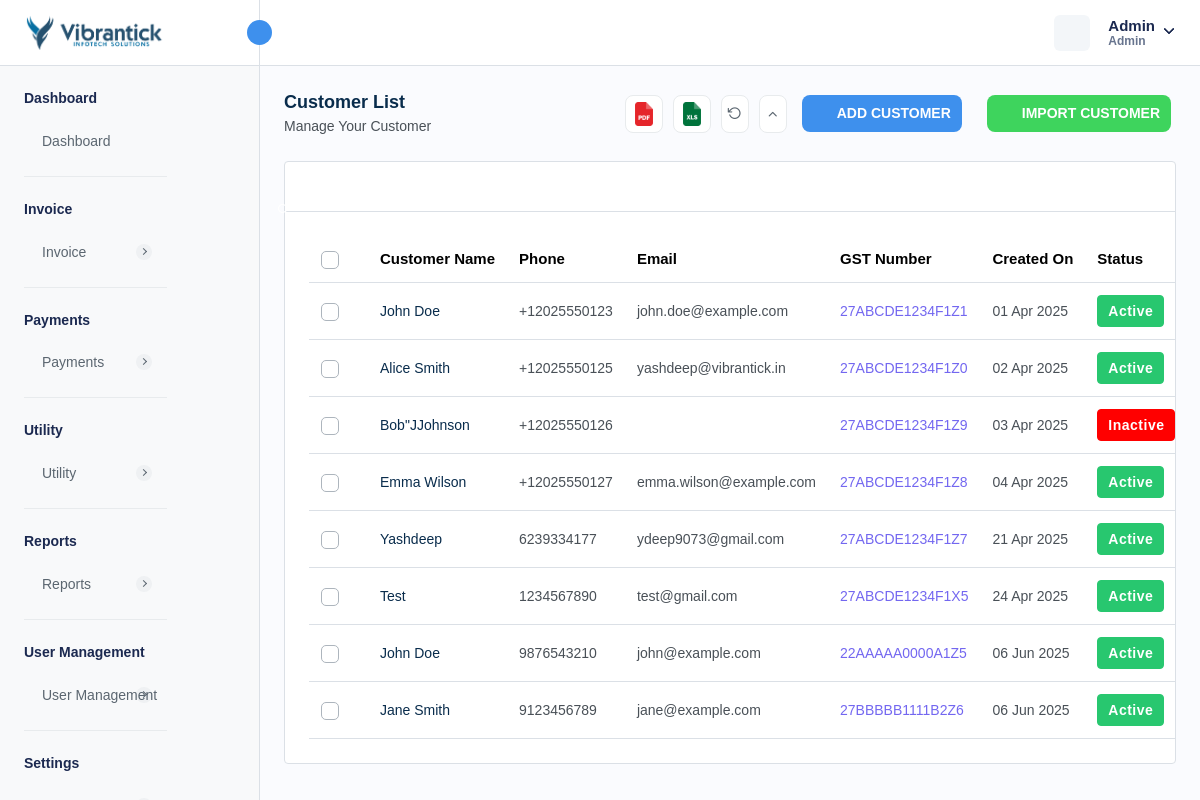
Page /customer-details.php (signed in) on the committed database.
### tables this page shows
CREATE TABLE `company_settings` (
  `company_id` int NOT NULL AUTO_INCREMENT,
  `company_name` varchar(255) DEFAULT NULL,
  `company_email` varchar(255) DEFAULT NULL,
  `company_phone` varchar(20) DEFAULT NULL,
  `company_website` varchar(255) DEFAULT NULL,
  `company_logo` varchar(255) DEFAULT NULL,
  `favicon` varchar(255) DEFAULT NULL,
  `address` text,
  `country` varchar(100) DEFAULT NULL,
  `state` varchar(100) DEFAULT NULL,
  `city` varchar(100) DEFAULT NULL,
  `postal_code` varchar(20) DEFAULT NULL,
  `created_at` timestamp NULL DEFAULT CURRENT_TIMESTAMP,
  `updated_at` timestamp NULL DEFAULT CURRENT_TIMESTAMP ON UPDATE CURRENT_TIMESTAMP,
  PRIMARY KEY (`company_id`)
);

CREATE TABLE `customer` (
  `customer_id` int NOT NULL AUTO_INCREMENT,
  `customer_name` varchar(255) NOT NULL,
  `customer_phone` varchar(15) DEFAULT NULL,
  `customer_email` varchar(255) DEFAULT NULL,
  `customer_address` text,
  `ship_name` varchar(255) DEFAULT NULL,
  `ship_phone` varchar(15) DEFAULT NULL,
  `ship_email` varchar(255) DEFAULT NULL,
  `ship_address` text,
  `isActive` int DEFAULT '1',
  `created_at` timestamp NULL DEFAULT CURRENT_TIMESTAMP,
  `updated_at` timestamp NULL DEFAULT NULL ON UPDATE CURRENT_TIMESTAMP,
  `customer_state` varchar(45) DEFAULT NULL,
  `customer_city` int DEFAULT NULL,
  `gst_number` varchar(45) DEFAULT NULL,
  PRIMARY KEY (`customer_id`),
  UNIQUE KEY `customer_phone_UNIQUE` (`customer_phone`),
  UNIQUE KEY `customer_email_UNIQUE` (`customer_email`),
  UNIQUE KEY `gst_number_UNIQUE` (`gst_number`)
);

### customer-details.php (the view, shortened to what this page needs)
<?php
require "./database/config.php";
try {
    $stmtFetch = $db->prepare("SELECT * FROM customer");
    $stmtFetch->execute();
    $customers = $stmtFetch->get_result();
    $stmtFetchCompanySettings = $db->prepare("SELECT * FROM company_settings");
    $stmtFetchCompanySettings->execute();
    $companySettings = $stmtFetchCompanySettings->get_result()->fetch_array(MYSQLI_ASSOC);
} catch (Exception $e) {
    $_SESSION['error'] = $e;
}
?>
<!DOCTYPE html>
<html lang="en">
<head>
    <link rel="stylesheet" href="assets/css/bootstrap.min.css">
    <link rel="stylesheet" href="assets/css/bootstrap-datetimepicker.min.css">
    <link rel="stylesheet" href="assets/css/animate.css">
    <link rel="stylesheet" href="assets/css/feather.css">
    <link rel="stylesheet" href="assets/plugins/select2/css/select2.min.css">
    <link rel="stylesheet" href="assets/plugins/summernote/summernote-bs4.min.css">
    <link rel="stylesheet" href="assets/plugins/bootstrap-tagsinput/bootstrap-tagsinput.css">
    <link rel="stylesheet" href="assets/css/dataTables.bootstrap5.min.css">
    <link rel="stylesheet" href="assets/plugins/fontawesome/css/fontawesome.min.css">
    <link rel="stylesheet" href="assets/plugins/fontawesome/css/all.min.css">
    <link rel="stylesheet" href="assets/css/style.css">
    <link rel="stylesheet" href="https://cdn.jsdelivr.net/npm/notyf@3/notyf.min.css" />
    <link rel="stylesheet" href="https://cdn.jsdelivr.net/npm/intl-tel-input@25.3.1/build/css/intlTelInput.css">
</head>
<body>
    <div class="main-wrapper">
        <div class="header">
            <?php require_once("header.php"); ?>
        </div>
        <div class="sidebar" id="sidebar">
            <?php require_once("sidebar.php"); ?>
        </div>
        <div class="page-wrapper">
            <div class="content">
                <div class="page-header">
                    <div class="add-item d-flex">
                        <div class="page-title">
                            <h4>Customer List</h4>
                            <h6>Manage Your Customer</h6>
                        </div>
                    </div>
                    <ul class="table-top-head">
                        <li>
                            <a data-bs-toggle="tooltip" data-bs-placement="top" title="Pdf"><img
                                    src="assets/img/icons/pdf.svg" alt="img"></a>
                        </li>
                        <li>
                            <a data-bs-toggle="tooltip" data-bs-placement="top" title="Excel"><img
                                    src="assets/img/icons/excel.svg" alt="img"></a>
                        </li>
                        <li>
                            <a href="" data-bs-toggle="tooltip" data-bs-placement="top" title="Refresh"><i
                                    data-feather="rotate-ccw" class="feather-rotate-ccw"></i></a>
                        </li>
                        <li>
                            <a data-bs-toggle="tooltip" data-bs-placement="top" title="Collapse" id="collapse-header"><i
                                    data-feather="chevron-up" class="feather-chevron-up"></i></a>
                        </li>
                    </ul>
                    <div class="page-btn">
                        <a href="#" class="btn btn-added" data-bs-toggle="modal" data-bs-target="#add-units"><i
                                data-feather="plus-circle" class="me-2"></i>Add Customer</a>
                    </div>
                    <div class="page-btn import">
                        <a href="javascript:void(0);" class="btn btn-added color" data-bs-toggle="modal"
                            data-bs-target="#view-notes"><i data-feather="download" class="me-2"></i>Import Customer</a>
                    </div>
                </div>
                <div class="card table-list-card">
                    <div class="card-body">
                        <div class="table-top">
                            <div class="search-set">
                                <div class="search-input">
                                    <a href="" class="btn btn-searchset"><i data-feather="search"
                                            class="feather-search"></i></a>
                                </div>
                            </div>
                        </div>
                        <div class="table-responsive">
                            <table class="table datanew">
                                <thead>
                                    <tr>
                                        <th class="no-sort">
                                            <label class="checkboxs">
                                                <span class="checkmarks"></span>
                                            </label>
                                        </th>
                                        <th>Customer Name</th>
                                        <th>Phone</th>
                                        <th>Email</th>
                                        <th>GST Number</th>
                                        <th>Created On</th>
                                        <th>Status</th>
                                    </tr>
                                </thead>
                                <tbody>
                                    <?php foreach ($customers->fetch_all(MYSQLI_ASSOC) as $customer) { ?>
                                        <tr>
                                            <td>
                                                <label class="checkboxs">
                                                    <span class="checkmarks"></span>
                                                </label>
                                            </td>
                                            <td>
                                                <div class="userimgname">
                                                    <div>
                                                        <a
                                                            href="javascript:void(0);"><?php echo $customer['customer_name'] ?></a>
                                                    </div>
                                                </div>
                                            </td>
                                            <td><?php echo $customer['customer_phone'] ?></td>
                                            <td>
                                                <?php echo $customer['customer_email'] ?>
                                            </td>
                                            <td class="ref-number"><?php echo $customer['gst_number'] ?></td>
                                            <td><?php $date = new DateTime($customer['created_at']);
                                            echo $date->format('d M Y') ?>
                                            </td>
                                            <td>
                                                <?php if ($customer['isActive'] == 1) { ?>
                                                    <span class="badge badge-lg bg-success">Active</span>
                                                <?php } else { ?>
                                                    <span class="badge badge-lg bg-danger">Inactive</span>
                                                <?php } ?>
                                            </td>
                                        </tr>
                                    <?php } ?>
                                </tbody>
                            </table>
                        </div>
                    </div>
                </div>
            </div>
        </div>
    </div>
</body>
</html>

### header.php (shortened to what this page needs)
<div class="header">
    <div class="header-left active">
        <a href="admin-dashboard.php" class="logo logo-normal">
            <img src="<?= isset($companySettings['company_logo']) ? $companySettings['company_logo'] : "assets/img/logo/vis-logo.png" ?>" alt="" />
        </a>
        <a id="toggle_btn" href="javascript:void(0);">
            <i data-feather="chevrons-left" class="feather-16"></i>
        </a>
    </div>
    <ul class="nav user-menu">
        <li class="nav-item nav-item-box">
            <a href="javascript:void(0);" id="btnFullscreen">
            </a>
        </li>
        <li class="nav-item dropdown has-arrow main-drop">
            <a href="javascript:void(0);" class="dropdown-toggle nav-link userset" data-bs-toggle="dropdown">
                <span class="user-info">
                    <span class="user-detail">
                        <span
                            class="user-name"><?php echo isset($_SESSION['admin_name']) ? $_SESSION['admin_name'] : "Vibrantick" ?></span>
                        <span class="user-role"><?php echo isset($_SESSION['admin_role']) ? $_SESSION['admin_role'] : "Admin"  ?></span>
                    </span>
                </span>
            </a>
        </li>
    </ul>
</div>

### assets/css/feather.css (style rules this page uses)
[class^=feather-],[class*=" feather-"] { font-family:feather!important;speak:none;font-style:normal;font-weight:400;font-variant:normal;text-transform:none;line-height:1;-webkit-font-smoothing:antialiased;-moz-osx-font-smoothing:grayscale }
.feather-chevron-up:before { content:"\e931" }
.feather-rotate-ccw:before { content:"\e9bc" }
.feather-search:before { content:"\e9c1" }

### rows in the picture
company_settings: company_logo (picture)
customer: customer_name "John Doe", customer_phone "+12025550123", customer_email "john.doe@example.com", gst_number "27ABCDE1234F1Z1", created_at "01 Apr 2025", isActive "Active"
customer: customer_name "Alice Smith", customer_phone "+12025550125", customer_email "yashdeep@vibrantick.in", gst_number "27ABCDE1234F1Z0", created_at "02 Apr 2025", isActive "Active"
customer: customer_name "Bob\"JJohnson", customer_phone "+12025550126", gst_number "27ABCDE1234F1Z9", created_at "03 Apr 2025", isActive "Inactive"
customer: customer_name "Emma Wilson", customer_phone "+12025550127", customer_email "emma.wilson@example.com", gst_number "27ABCDE1234F1Z8", created_at "04 Apr 2025", isActive "Active"
customer: customer_name "Yashdeep", customer_phone "6239334177", customer_email "ydeep9073@gmail.com", gst_number "27ABCDE1234F1Z7", created_at "21 Apr 2025", isActive "Active"
customer: customer_name "Test", customer_phone "1234567890", customer_email "test@gmail.com", gst_number "27ABCDE1234F1X5", created_at "24 Apr 2025", isActive "Active"
customer: customer_name "John Doe", customer_phone "9876543210", customer_email "john@example.com", gst_number "22AAAAA0000A1Z5", created_at "06 Jun 2025", isActive "Active"
customer: customer_name "Jane Smith", customer_phone "9123456789", customer_email "jane@example.com", gst_number "27BBBBB1111B2Z6", created_at "06 Jun 2025", isActive "Active"

### other values in the picture
$_SESSION['admin_name'] "Admin"
$_SESSION['admin_role'] "Admin"
